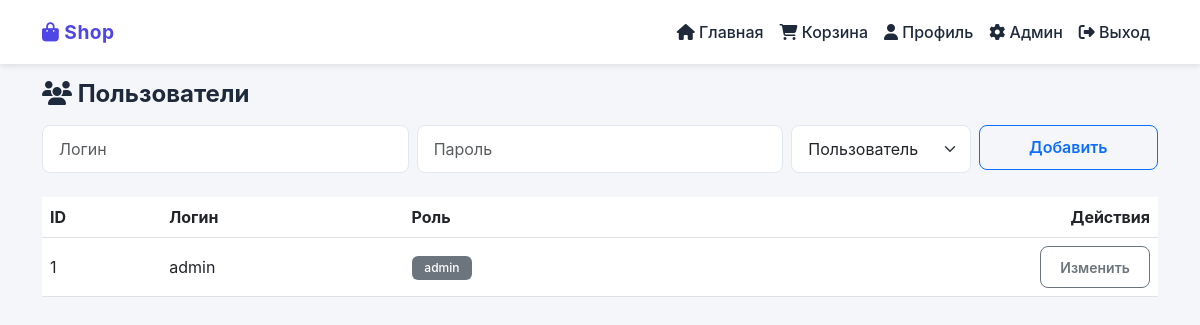
The app's page /admin/users (signed in) with its own data.
### app.py (models this page shows)
class User(db.Model):
    __tablename__ = 'user'
    id = db.Column(db.Integer, primary_key=True)
    username = db.Column(db.String(80), unique=True, nullable=False, index=True)
    password = db.Column(db.String(200), nullable=False)
    role = db.Column(db.String(20), nullable=False, default='user', index=True)
    last_active = db.Column(db.DateTime, default=datetime.utcnow, index=True)
    orders = db.relationship('Order', backref='user', lazy='select')

### app.py (the view)
@app.route('/admin/users')
@admin_required
def admin_users():
    users = User.query.order_by(User.id.desc()).all()
    return render_template('admin/users.html', users=users)

### app.py (called while the page is built, shortened)
def admin_required(f):
    @wraps(f)
    def wrapper(*args, **kwargs):
        if 'user_id' not in session:
            return redirect(url_for('login'))
        if session.get('role') != 'admin':  # Используем кэшированную роль из сессии
            flash('Доступ запрещен', 'danger')
            return redirect(url_for('index'))
        return f(*args, **kwargs)
    return wrapper

@app.before_request
def update_last_active():
    if 'user_id' not in session:
        return
    if request.endpoint and (request.endpoint.startswith('static') or request.path.startswith('/static/')):
        return
    last_update = session.get('_last_activity_update')
    now = datetime.utcnow()
    try:
        db.session.query(User).filter_by(id=session['user_id']).update({
            'last_active': now
        })
        db.session.commit()
        session['_last_activity_update'] = now.isoformat()
    except:
        db.session.rollback()

### templates/admin/users.html (shortened to what this page needs)
{% extends "base.html" %}
{% block content %}
<div class="container-admin">
  <h4 class="fw-bold mb-3"><i class="fas fa-users"></i> Пользователи</h4>
  <form method="POST" action="{{ url_for('add_user') }}" class="row g-2 mb-4">
    <div class="col-12 col-md-4">
      <input type="text" class="form-control" name="username" placeholder="Логин" required>
    </div>
    <div class="col-12 col-md-4">
      <input type="password" class="form-control" name="password" placeholder="Пароль" required>
    </div>
    <div class="col-12 col-md-2">
      <select class="form-select" name="role">
        <option value="user">Пользователь</option>
      </select>
    </div>
    <div class="col-12 col-md-2">
      <button type="submit" class="btn btn-outline-primary w-100">Добавить</button>
    </div>
  </form>
  <div class="card-admin">
    <div class="table-responsive">
      <table class="table align-middle mb-0">
        <thead>
          <tr><th>ID</th><th>Логин</th><th>Роль</th><th class="text-end">Действия</th></tr>
        </thead>
        <tbody>
          {% for user in users %}
          <tr>
            <td>{{ user.id }}</td>
            <td>{{ user.username }}</td>
            <td>
              <span class="badge {% if user.role == 'admin' %}bg-secondary{% else %}bg-light text-dark{% endif %}">
                {{ user.role }}
              </span>
            </td>
            <td class="text-end">
              <button class="btn btn-sm btn-outline-secondary"
                      data-bs-toggle="modal"
                      data-bs-target="#editUser{{ user.id }}">Изменить</button>
            </td>
          </tr>
          {% endfor %}
        </tbody>
      </table>
    </div>
  </div>
</div>
{% endblock %}

### templates/base.html (style rules this page uses)
* { -webkit-tap-highlight-color: transparent; }
:root { --primary: #4f46e5; --success: #22c55e; --danger: #ef4444; --warning: #f59e0b; --dark: #1e293b; --gray: #94a3b8; --light: #f8fafc; }
body { font-family: -apple-system, BlinkMacSystemFont, 'Segoe UI', Roboto, sans-serif; background-color: #f5f6fa; min-height: 100vh; margin: 0; padding: 0; }
.btn { border-radius: 8px; padding: 0.6rem 1.2rem; font-weight: 600; transition: all 0.2s ease; }
.badge { padding: 0.4rem 0.8rem; border-radius: 6px; font-weight: 500; }
.form-control, .form-select { border: 1px solid #e2e8f0; border-radius: 8px; padding: 0.7rem 1rem; }
h1, h2, h3, h4, h5 { font-weight: 700; color: var(--dark); }
.table { background: white; }
.table thead { background: var(--light); color: var(--dark); }

### records on screen
User: id "1", username "admin", role "admin"
